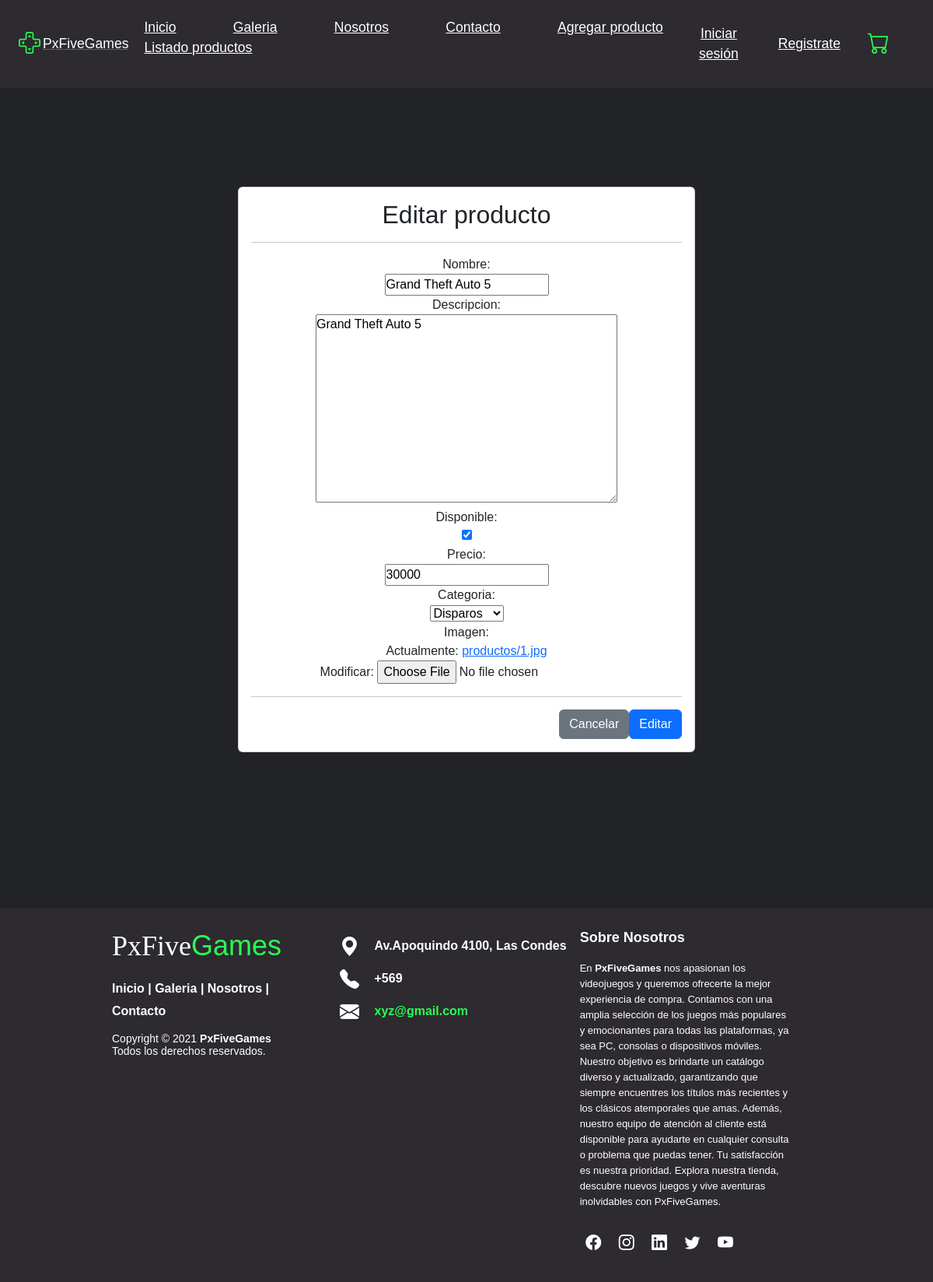
The page /modificar-producto/1/ on the database as committed earlier.
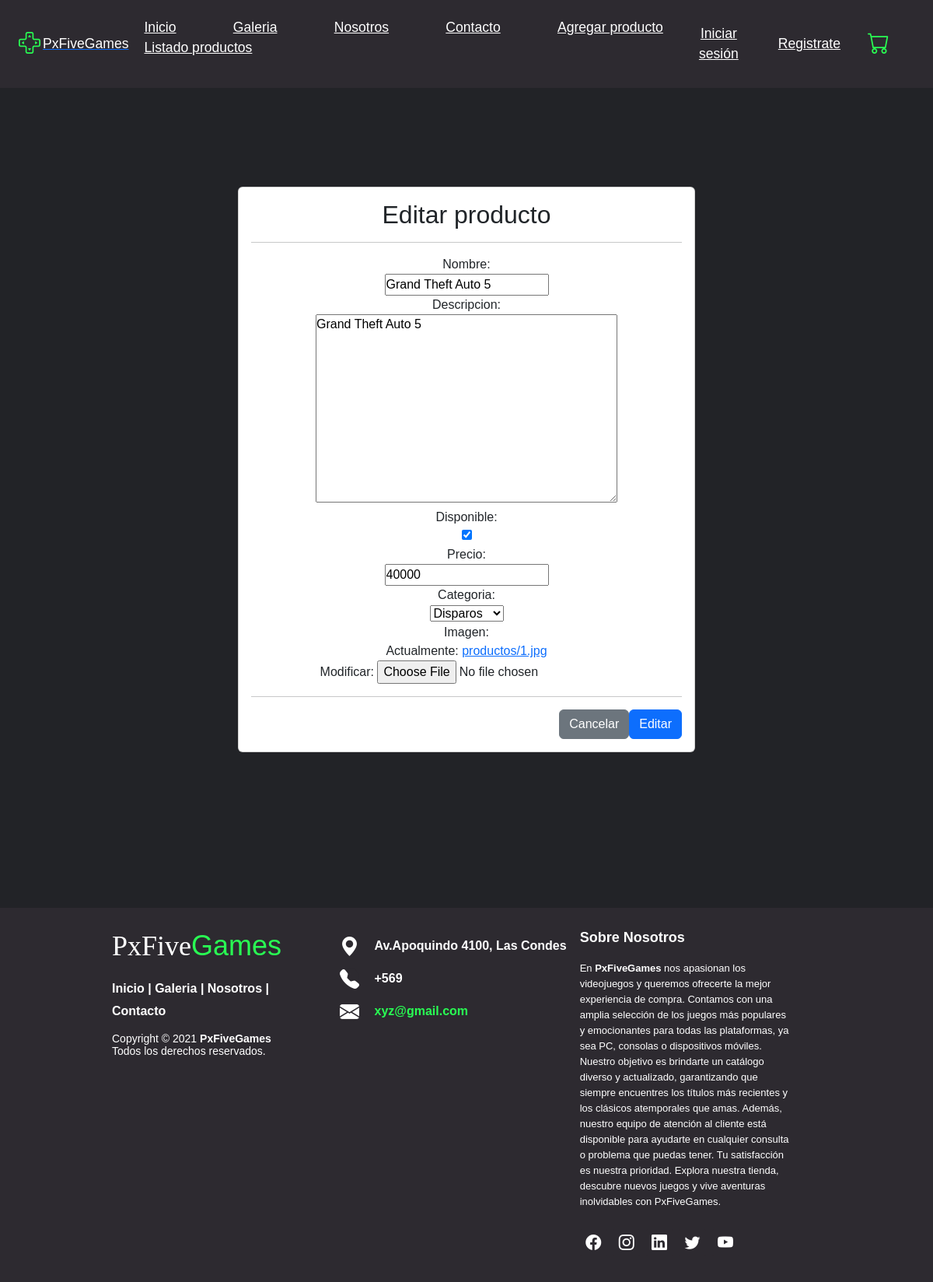
The same page on the database as committed later.
### pxfivegames/models.py (models this page shows, shortened)
class Producto(models.Model):
    nombre = models.CharField(max_length=50)
    descripcion = models.TextField()
    disponible = models.BooleanField()
    precio = models.IntegerField()
    categoria = models.ForeignKey(Categoria, on_delete=models.PROTECT)
    imagen = models.ImageField(upload_to="productos", null=True)

class Categoria(models.Model):
    nombre = models.CharField(max_length=50)
    def __str__(self):
        return self.nombre

### pxfivegames/views.py (the view, shortened to what this page needs)
# urls.py: path('modificar-producto/<id>/', modificar_producto, name="modificar_producto"),
def modificar_producto(request, id):
    producto = get_object_or_404(Producto, id=id)
    data = {
        'form': ProductoForm(instance=producto)
    }
    return render(request, 'pxfivegames/producto/modificar.html', data)

### pxfivegames/forms.py
class ProductoForm(forms.ModelForm):
    class Meta:
        model = Producto
        fields = '__all__'

### pxfivegames/templates/pxfivegames/producto/modificar.html (shortened to what this page needs)
{% extends 'pxfivegames/base.html' %}
{% block contenido %}
<div class="row">
  <div class="col-12 col-md-6 offset-md-3">
    <br><br><br><br><br>
    <div class="card">
      <div class="card-body">
        <h2>Editar producto</h2>
        <hr>
        <form action="" method="post" enctype="multipart/form-data">
          {% csrf_token %} {{ form }}
          <hr>
          <div class="d-flex justify-content-end">
            <input type="reset" value="Cancelar" class="btn btn-secondary" />
            <input type="submit" value="Editar" class="btn btn-primary" />
          </div>
        </form>
      </div>
    </div>
  </div>
</div>
{% endblock %}

Rows that differ between the two databases and show on the page:
changed Producto "Grand Theft Auto 5": precio "30000" → "40000"
